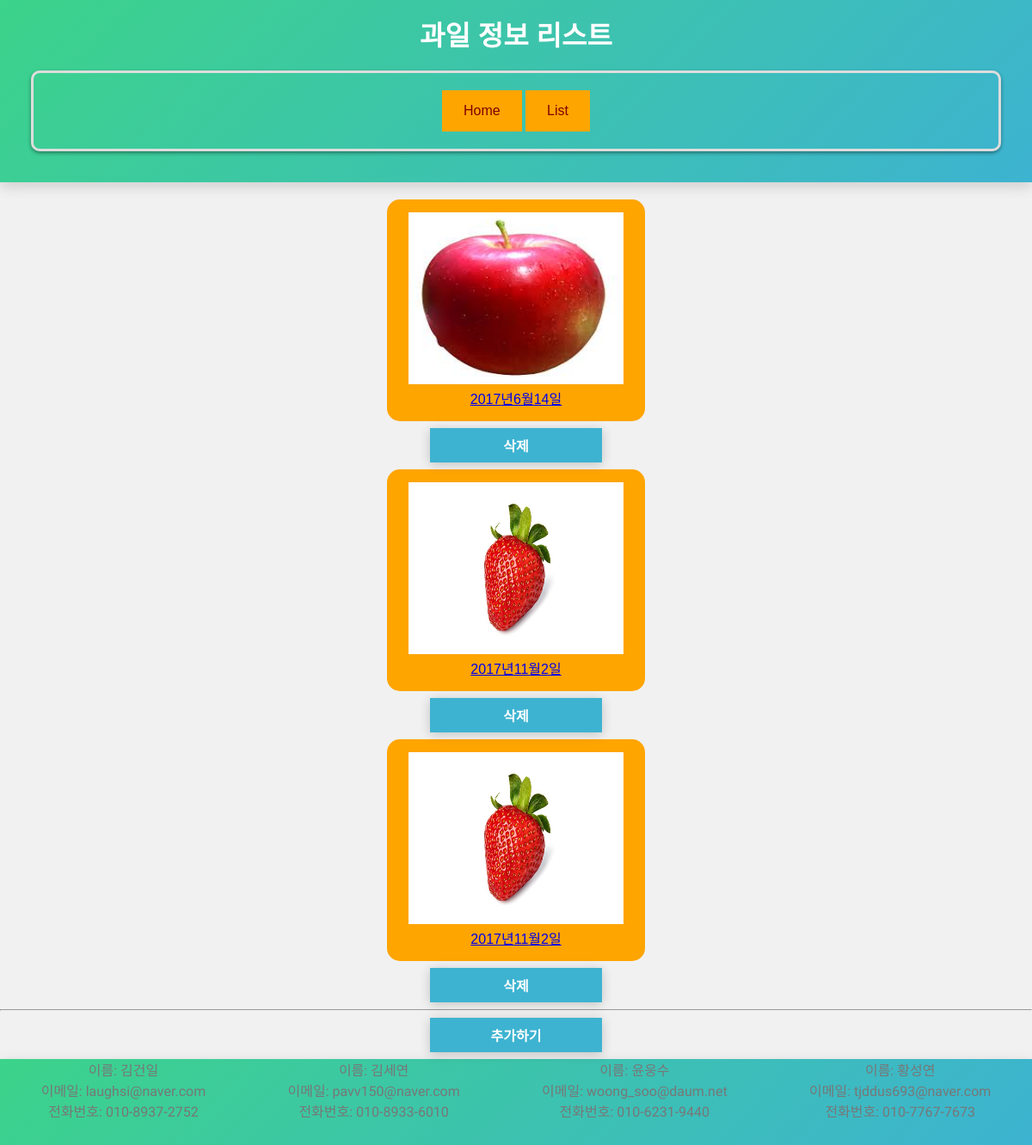
/fruit/fruitlist/ (signed in), run on an earlier commit of the app's database.
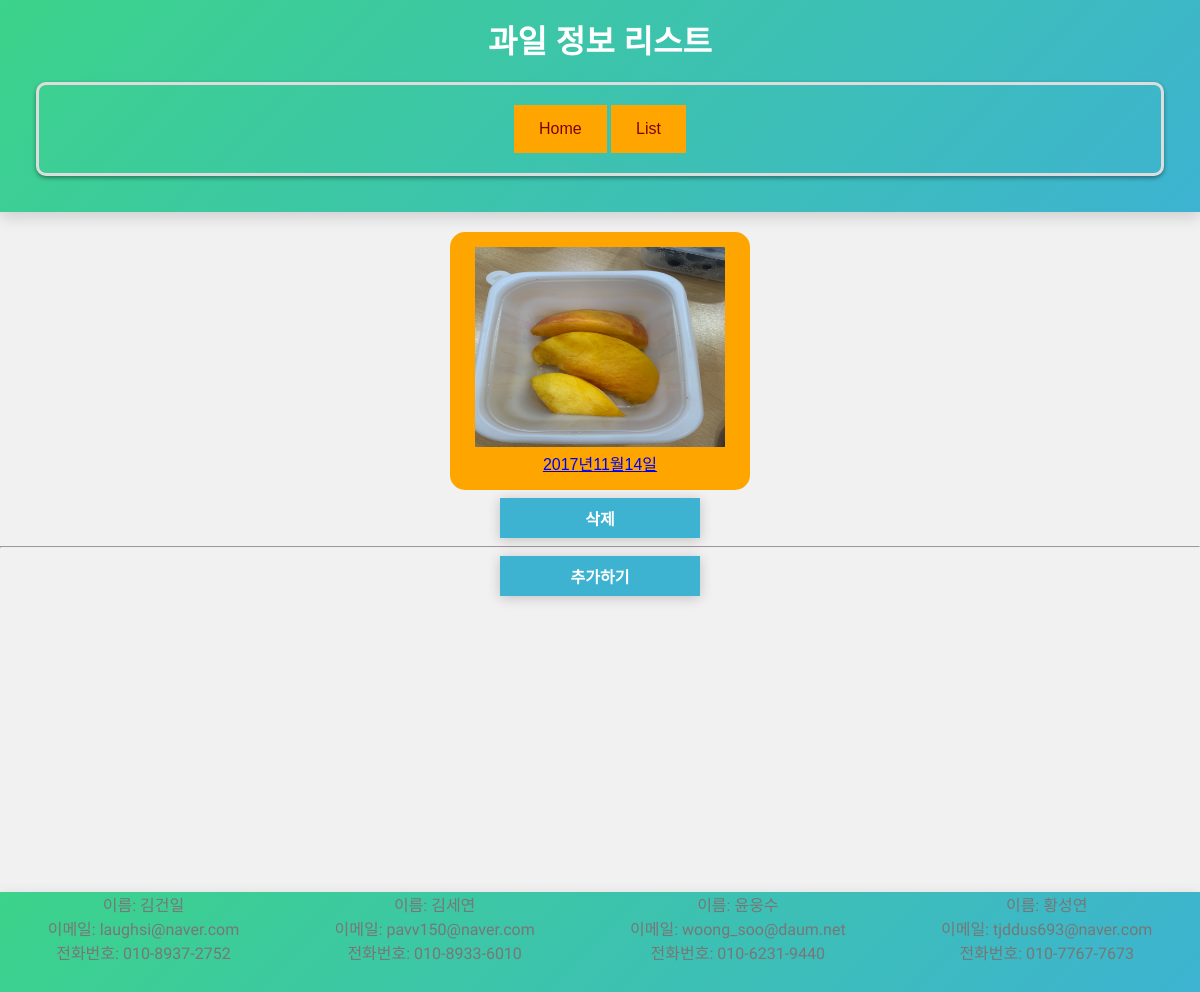
And on a later commit of the database.
### fruit/models.py (models this page shows)
class FruitTable(models.Model):
    user = models.ForeignKey(User, on_delete=models.CASCADE, null=True)
    year = models.IntegerField(null=True)
    month = models.IntegerField(null=True)
    day = models.IntegerField(null=True)
    img = models.ImageField(upload_to='images/', blank=True,null=True)

### fruit/views.py (the view)
# urls.py: path("fruitlist/", views.fruitlist, name="fruitlist"),
def fruitlist(request):
    fruit_li = FruitTable.objects.filter(user=request.user)
    con = {
        'fruit_li':fruit_li,
    }
    return render(request, 'fruit/fruitlist.html',con)

### fruit/templates/fruit/fruitlist.html (shortened to what this page needs)
<!DOCTYPE html>
<html lang="ko">
<head>
    <link rel="stylesheet" href="/fruit/styles.css">
</head>
<body>
    <header>
        <h1>과일 정보 리스트</h1>
        <div class="container">
            <a href="{% url 'fruit:index'%}">Home</a>
            <a href="{% url 'fruit:fruitlist'%}">List</a>
        </div>
    </header>
<div class="content">
    {% if fruit_li %}
        <ol>
            {% for f in fruit_li %}
                <li>
                <center class='centerimg' >
                    <a href="{% url 'fruit:detail2' f.id %}"><img class='liimg' src="/{{ f.img }}" alt="img"><br>{{f.year}}년{{f.month}}월{{f.day}}일</a>
                </center>
                    <form class="delform" action="{% url 'fruit:delete' f.id %}" method="post">
                        <input type="submit" value="삭제" >
                    </form>
                </li>
            {% endfor %}
        </ol>
    {% else %}
        <p>목록이 없습니다.</p>
    {% endif %}
    <hr>
    <form class="delform" method="post" >
        <input type="button" value="추가하기" onclick="location.href='{% url 'fruit:index' %}'">
    </form>
</div>
    <footer>
        <div>
            <span>이름: 김건일</span><br>
            <span>이메일: laughsi@naver.com</span><br>
            <span>전화번호: 010-8937-2752</span>
        </div>
        <div>
            <span>이름: 김세연</span><br>
            <span>이메일: pavv150@naver.com </span><br>
            <span>전화번호: 010-8933-6010</span>
        </div>
        <div>
            <span>이름: 윤웅수</span><br>
            <span>이메일: woong_soo@daum.net</span><br>
            <span>전화번호: 010-6231-9440</span>
        </div>
        <div>
            <span>이름: 황성연</span><br>
            <span>이메일: tjddus693@naver.com</span><br>
            <span>전화번호: 010-7767-7673</span>
        </div>
    </footer>
</body>
</html>

### fruit/styles.css (style rules this page uses)
* { margin: 0; padding: 0; box-sizing: border-box; }
body { font-family: 'Malgun Gothic', sans-serif; background-color: #f1f1f1; }
header { background-image: linear-gradient(135deg, #3cd38a 0%, #3db3d1 100%); color: white; text-align: center; padding: 1em; box-shadow: 0 5px 15px rgba(0, 0, 0, 0.15); }
div > a:link, a:visited { background-color: #FFA500; color: maroon; padding: 15px 25px; text-align: center; text-decoration: none; display: inline-block; }
.delform { margin: 0 auto; width: 200px; }
.centerimg { background-color: #FFA500; color: maroon; padding: 15px 25px; width: 300px; margin: 0 auto; text-decoration: none; border-radius: 15px; }
.liimg { width: 250px; height: 200px; }
hr { color:gray; text-align: center; width:100%; }
.container { margin: 20px; padding: 20px; border: 3px solid #ddd; border-radius: 10px; box-shadow: 0 2px 4px rgba(0, 0, 0, .4); text-align: center; }
input[type="text"], input[type="number"], input[type="file"], input[type="submit"], input[type="button"] { width: 100%; margin: 0.5em 0; padding: 0.5em; font-size: 1em; }
input[type="submit"], input[type="button"] { background-color: #3db3d1; color: white; border: none; cursor: pointer; font-weight: bold; box-shadow: 0 2px 12px rgba(0, 0, 0, 0.2); transition: all 0.15s ease-in-out; }
footer { display: flex; text-align: center; justify-content: space-around; width: 100%; height: 100px; background-image: linear-gradient(135deg, #3cd38a 0%, #3db3d1 100%); box-shadow: 0 5px 15px rgba(0, 0, 0, 0.15); }
footer span { color: #777; font-family: 'Dancing Script'; }
.content { min-height: calc(85vh); padding-top: 20px; }

What changed in the data, as far as the page shows it:
removed FruitTable: img (picture), year "2017", month "6", day "14"
removed FruitTable: img (picture), year "2017", month "11", day "2"
removed FruitTable: img (picture), year "2017", month "11", day "2"
added FruitTable: img (picture), year "2017", month "11", day "14"
